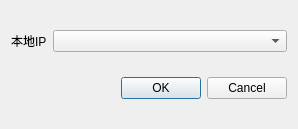
<?xml version="1.0" encoding="UTF-8"?>
<ui version="4.0">
 <class>FindDialog</class>
 <widget class="QDialog" name="FindDialog">
  <property name="geometry">
   <rect>
    <x>0</x>
    <y>0</y>
    <width>298</width>
    <height>129</height>
   </rect>
  </property>
  <property name="windowTitle">
   <string>设备发现</string>
  </property>
  <layout class="QHBoxLayout" name="horizontalLayout_3">
   <item>
    <layout class="QGridLayout" name="gridLayout_2">
     <item row="0" column="0">
      <layout class="QHBoxLayout" name="horizontalLayout">
       <item>
        <widget class="QLabel" name="label">
         <property name="text">
          <string>本地IP</string>
         </property>
         <property name="alignment">
          <set>Qt::AlignJustify|Qt::AlignVCenter</set>
         </property>
        </widget>
       </item>
       <item>
        <widget class="QComboBox" name="comboBox">
         <property name="sizePolicy">
          <sizepolicy hsizetype="Expanding" vsizetype="Fixed">
           <horstretch>0</horstretch>
           <verstretch>0</verstretch>
          </sizepolicy>
         </property>
        </widget>
       </item>
      </layout>
     </item>
     <item row="1" column="0">
      <widget class="QDialogButtonBox" name="buttonBox">
       <property name="toolTip">
        <string>&lt;html&gt;&lt;head/&gt;&lt;body&gt;&lt;p&gt;&lt;br/&gt;&lt;/p&gt;&lt;/body&gt;&lt;/html&gt;</string>
       </property>
       <property name="orientation">
        <enum>Qt::Horizontal</enum>
       </property>
       <property name="standardButtons">
        <set>QDialogButtonBox::Cancel|QDialogButtonBox::Ok</set>
       </property>
      </widget>
     </item>
    </layout>
   </item>
  </layout>
 </widget>
 <resources/>
 <connections>
  <connection>
   <sender>buttonBox</sender>
   <signal>accepted()</signal>
   <receiver>FindDialog</receiver>
   <slot>accept()</slot>
   <hints>
    <hint type="sourcelabel">
     <x>248</x>
     <y>254</y>
    </hint>
    <hint type="destinationlabel">
     <x>157</x>
     <y>274</y>
    </hint>
   </hints>
  </connection>
  <connection>
   <sender>buttonBox</sender>
   <signal>rejected()</signal>
   <receiver>FindDialog</receiver>
   <slot>reject()</slot>
   <hints>
    <hint type="sourcelabel">
     <x>316</x>
     <y>260</y>
    </hint>
    <hint type="destinationlabel">
     <x>286</x>
     <y>274</y>
    </hint>
   </hints>
  </connection>
 </connections>
</ui>
